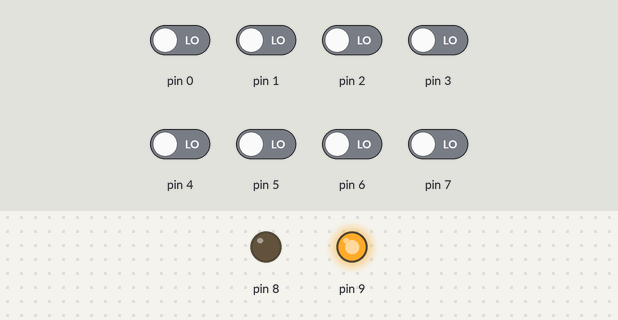
Recording of a sketch running on a simulated Arduino Uno, built with avr-gcc and run on an emulated ATmega328P. Parts: output pins drawn as LEDs (lit = HIGH). Inputs (shaded band) come from the test bench; at power-on: pin 0–7 LOW.

Above: at 1.2 s.
1.3 s: pin 2 driven HIGH and pin 3 driven HIGH
At 1.7 s:
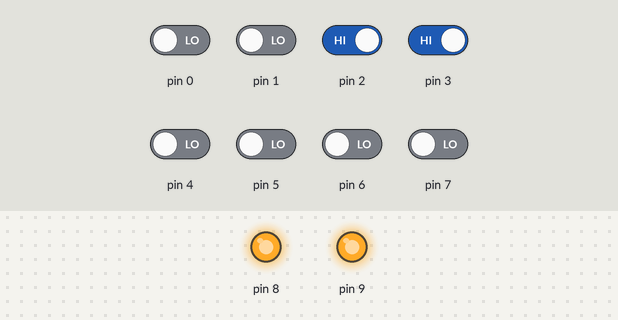
2.8 s: pin 2 driven LOW
At 4.0 s:
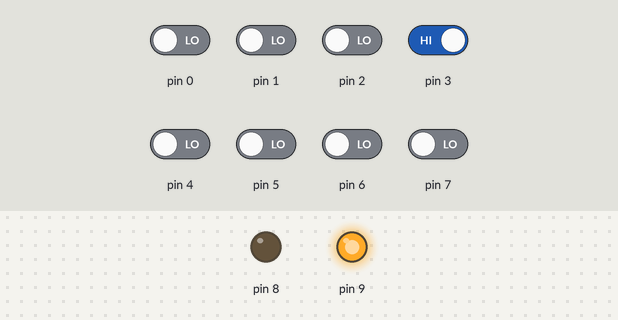
4.3 s: pin 2 driven HIGH
At 5.2 s:
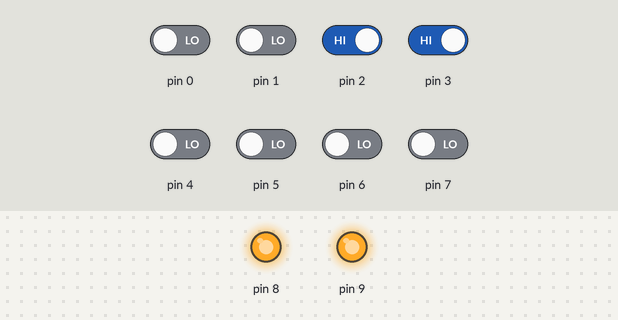
Timing chart, 0 to 7.3 s (numbered marks = the images above; inputs shaded):
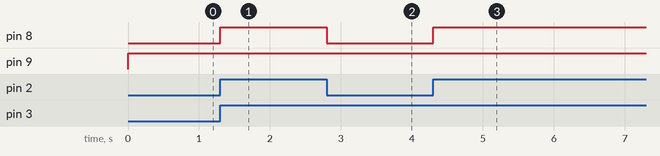

Measured:
- after the input at 1.3 s, pin 8: LOW → HIGH at once
- after the input at 2.8 s, pin 8: HIGH → LOW at once
- after the input at 4.3 s, pin 8: LOW → HIGH at once

The sketch:

lab4.ino
```cpp
void setup() {
  // set the portd to be input
  DDRD  = 0B00000000;
  // set pins 8 and 9 to be output
  DDRB |= 0B00000011;


}

void loop() {

  // store port d in unshifted so that it doesn't change between setting green and setting red
  unsigned char unshifted = (PIND);
  unsigned char shifted = (PIND << 1);

  // two adjacent pins in PIND are HIGH
  boolean green = !!(shifted & unshifted & 0B11111000);
  // two adjacent pins in PIND are LOW
  boolean red = !!(~shifted & ~unshifted & 0B11111100);

  // set pin 8 to green
  PORTB ^= (-green ^ PORTB) & (1);
  // set pin 9 to red
  PORTB ^= (-red ^ PORTB) & 2;
}
```
